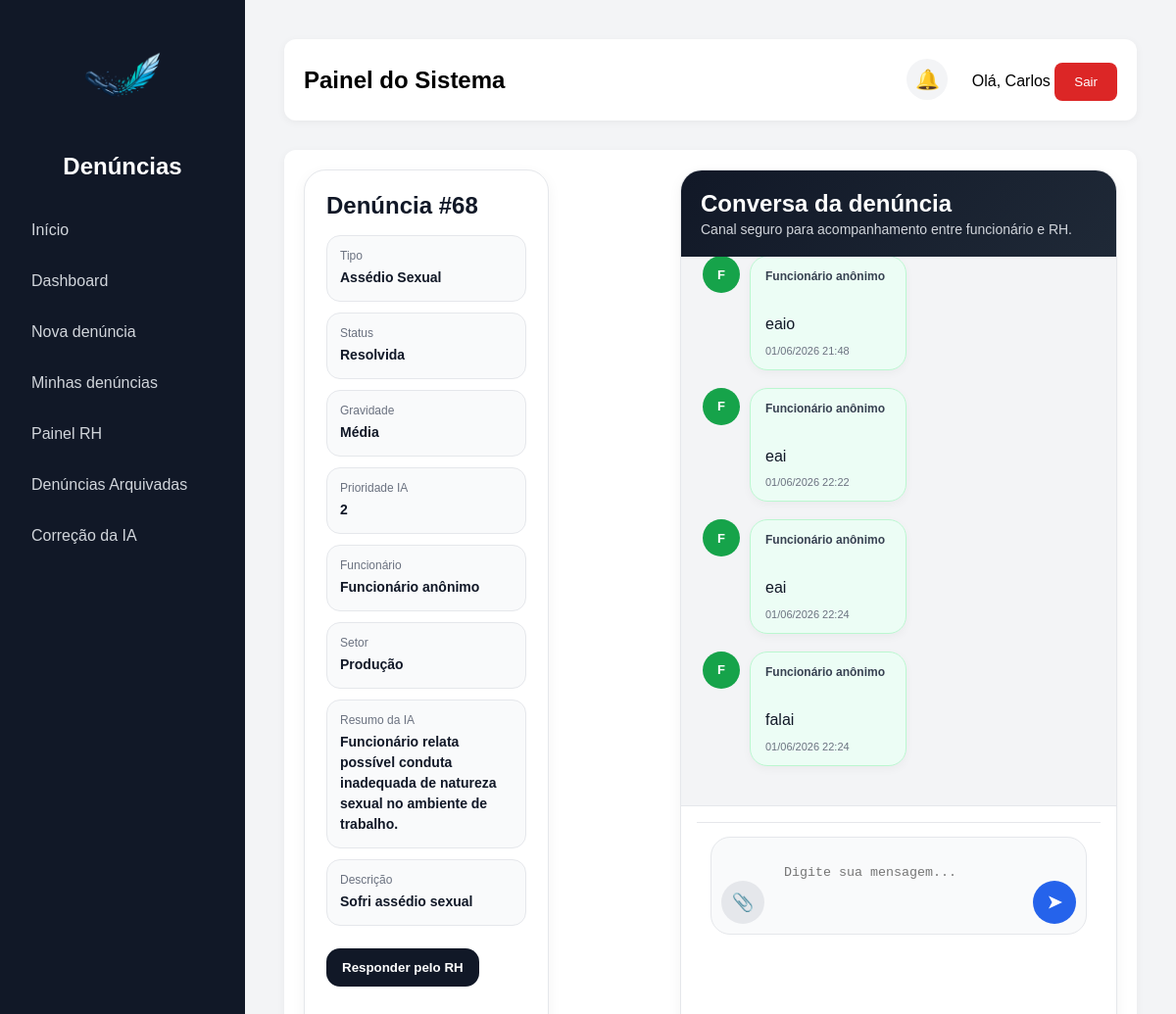
The page /chat-denuncia/68/ (signed in) on the database its author committed.
### denuncias/models.py (models this page shows, shortened)
class Denuncia(models.Model):
    TIPOS = [
    ('moral', 'Assédio Moral'),
    ('sexual', 'Assédio Sexual'),
    ('abuso', 'Abuso de Poder'),
    ('discriminacao', 'Discriminação'),
    ('ameaca', 'Ameaça'),
    ('violencia', 'Violência'),
    ('outros', 'Outros'),
    ]
    STATUS = [
        ("recebida", "Recebida"),
        ("analise", "Em análise"),
        ("resolvida", "Resolvida"),
    ]
    GRAVIDADES = [
    ('baixa', 'Baixa'),
    ('media', 'Média'),
    ('alta', 'Alta'),
    ('critica', 'Crítica'),
]
    usuario = models.ForeignKey(User, on_delete=models.SET_NULL, null=True, blank=True)
    descricao = models.TextField()
    tipo = models.CharField(max_length=20, choices=TIPOS)
    anonima = models.BooleanField(default=False)
    status = models.CharField(max_length=20, choices=STATUS, default="recebida")
    gravidade = models.CharField(
    max_length=20,
    choices=GRAVIDADES,
    default='baixa'
)
    urgente = models.BooleanField(default=False)
    prioridade_ia = models.IntegerField(default=1)
    resumo_ia = models.TextField(blank=True, null=True)
    data_criacao = models.DateTimeField(auto_now_add=True)
    arquivada = models.BooleanField(default=False)
    data_arquivamento = models.DateTimeField(null=True, blank=True)
    resposta_rh = models.TextField(blank=True, null=True)
    setor = models.ForeignKey(Setor, on_delete=models.SET_NULL, null=True, blank=True)
    exibir_setor = models.BooleanField(default=True)
    link_anexo = models.URLField(blank=True, null=True)

class Setor(models.Model):
    nome = models.CharField(max_length=100)

class MensagemChatDenuncia(models.Model):
    TIPOS_AUTOR = [
        ('funcionario', 'Funcionário'),
        ('rh', 'RH'),
        ('sistema', 'Sistema'),
    ]
    chat = models.ForeignKey(
        ChatDenuncia,
        on_delete=models.CASCADE,
        related_name='mensagens'
    )
    usuario = models.ForeignKey(
        User,
        on_delete=models.SET_NULL,
        null=True,
        blank=True
    )
    tipo_autor = models.CharField(
        max_length=20,
        choices=TIPOS_AUTOR
    )
    mensagem = models.TextField()
    criado_em = models.DateTimeField(auto_now_add=True)
    anonimo = models.BooleanField(default=False)
    link_detectado = models.URLField(blank=True, null=True)
    status_link = models.CharField(
        max_length=20,
         choices=[
            ('seguro', 'Aparentemente seguro'),
            ('suspeito', 'Suspeito'),
            ('perigoso', 'Potencialmente perigoso'),
        ],
        blank=True,
        null=True
    )
    motivo_link = models.TextField(blank=True, null=True)

### denuncias/views.py (the view, shortened to what this page needs)
# urls.py: path("chat-denuncia/<int:denuncia_id>/", chat_denuncia, name="chat_denuncia"),
@login_required
def chat_denuncia(request, denuncia_id):
    denuncia = Denuncia.objects.get(id=denuncia_id)
    eh_rh = request.user.groups.filter(name="RH").exists()
    eh_admin = request.user.groups.filter(name="Administrador").exists()
    eh_superuser = request.user.is_superuser
    eh_dono = denuncia.usuario == request.user
    if not (eh_dono or eh_rh or eh_admin or eh_superuser):
        return redirect("home")
    chat, criado = ChatDenuncia.objects.get_or_create(
        denuncia=denuncia
    )
    def retornar_chat_json():
        mensagens = chat.mensagens.all().order_by("criado_em")
        html = render_to_string(
            "denuncias/partials/chat_mensagens.html",
            {
                "mensagens": mensagens
            },
            request=request
        )
        return JsonResponse({
            "html": html
        })
    mensagens = chat.mensagens.all().order_by("criado_em")
    if request.headers.get("x-requested-with") == "XMLHttpRequest":
        return retornar_chat_json()
    return render(request, "denuncias/chat_denuncia.html", {
        "denuncia": denuncia,
        "chat": chat,
        "mensagens": mensagens,
        "eh_rh": eh_rh or eh_admin or eh_superuser,
    })

### denuncias/context_processors.py (called while the page is built, shortened)
def grupos_usuario(request):
    notificacoes = Notificacao.objects.filter(
        usuario=request.user
    ).order_by('-data_criacao')[:5]
    total_nao_lidas = Notificacao.objects.filter(
        usuario=request.user,
        lida=False
    ).count()
    return {
        'ui_rh': request.user.groups.filter(name='RH').exists(),
        'ui_admin': request.user.groups.filter(name='Administrador').exists() or request.user.is_superuser,
        'notificacoes': notificacoes,
        'total_nao_lidas': total_nao_lidas,
    }

### denuncias/templates/denuncias/chat_denuncia.html (shortened to what this page needs)
{% extends 'base.html' %}
{% block content %}
<div class="chat-page">
    <aside class="chat-sidebar">
        <h2>Denúncia #{{ denuncia.id }}</h2>
        <div class="info-mini">
            <span>Tipo</span>
            <strong>{{ denuncia.get_tipo_display }}</strong>
        </div>
        <div class="info-mini">
            <span>Status</span>
            <strong>{{ denuncia.get_status_display }}</strong>
        </div>
        <div class="info-mini">
            <span>Gravidade</span>
            <strong>{{ denuncia.get_gravidade_display }}</strong>
        </div>
        <div class="info-mini">
            <span>Prioridade IA</span>
            <strong>{{ denuncia.prioridade_ia }}</strong>
        </div>
        <div class="info-mini">
            <span>Funcionário</span>
            <strong>
                {% if denuncia.anonima %}
                Funcionário anônimo
                {% else %}
                {{ denuncia.usuario.username }}
                {% endif %}
            </strong>
        </div>
        <div class="info-mini">
            <span>Setor</span>
            <strong>
                {% if denuncia.exibir_setor %}
                {% if denuncia.setor %}
                {{ denuncia.setor.nome }}
                {% else %}
                Não informado
                {% endif %}
                {% else %}
                Ocultado
                {% endif %}
            </strong>
        </div>
        {% if denuncia.resumo_ia %}
        <div class="info-mini">
            <span>Resumo da IA</span>
            <strong>{{ denuncia.resumo_ia }}</strong>
        </div>
        {% endif %}
        <div class="info-mini">
            <span>Descrição</span>
            <strong>{{ denuncia.descricao }}</strong>
        </div>
        {% if eh_rh %}
        <button type="button" class="btn-chat btn-rh" onclick="abrirModalResposta()">
            Responder pelo RH
        </button>
        {% endif %}
    </aside>
    <section class="chat-box">
        <div class="chat-topbar">
            <h2>Conversa da denúncia</h2>
            <p>Canal seguro para acompanhamento entre funcionário e RH.</p>
        </div>
        <div class="chat-mensagens" id="chatMensagens">
            {% include 'denuncias/partials/chat_mensagens.html' %}
        </div>
        <form method="post" enctype="multipart/form-data" class="chat-form" id="chatForm">
           <div class="chat-input-area">
    <div class="chat-compose">
        <label class="chat-action-btn" title="Anexar arquivo">
            📎
        </label>
        <textarea
            name="mensagem"
            id="mensagemChat"
            placeholder="Digite sua mensagem..."
        ></textarea>
        <button type="submit" class="send-btn">
            ➤
        </button>
    </div>
</div>
        </form>
    </section>
</div>
{% endblock %}

### denuncias/templates/base.html (shortened to what this page needs)
<!DOCTYPE html>
<html lang="pt-br">
<head>
    <link rel="stylesheet"
href="https://cdnjs.cloudflare.com/ajax/libs/font-awesome/6.5.2/css/all.min.css">
</head>
<body>
    <aside>
        <div class="logo-box">
            <img src="/static/img/logo.png" alt="Logo do sistema" class="logo-sistema">
            <h2>Denúncias</h2>
        </div>
        <a href="/">Início</a>
        {% if user.is_authenticated %}
            <a href="/dashboard/">Dashboard</a>
            <a href="/denuncia/">Nova denúncia</a>
            <a href="/minhas-denuncias/">Minhas denúncias</a>
            {% if ui_rh or ui_admin %}
                <a href="/painel-rh/">Painel RH</a>
                <a href="/denuncias-arquivadas/">Denúncias Arquivadas</a>
                <a href="/feedback-ia/">Correção da IA</a>
            {% endif %}
        {% else %}
            <a href="/login/">Entrar</a>
            <a href="{% url 'password_reset' %}">
    Esqueci minha senha
</a>
        {% endif %}
    </aside>
    <main>
        <div class="topbar">
            <div>
                <h2>Painel do Sistema</h2>
            </div>
            <div>
                {% if user.is_authenticated %}
                    <div class="notification-wrapper">
                        <button type="button" class="notification-bell" onclick="toggleNotifications()">
                            🔔
                        </button>
                    </div>
                    <span>Olá, {{ user.username }}</span>
                    <form method="post" action="{% url 'logout' %}" style="display:inline;">
    <button class="logout-btn" type="submit">Sair</button>
</form>
                {% endif %}
            </div>
        </div>
        <div class="card">
            {% block content %}
            {% endblock %}
        </div>
    </main>
</body>
</html>

### denuncias/templates/denuncias/partials/chat_mensagens.html (shortened to what this page needs)
{% for m in mensagens %}
<div class="msg msg-{{ m.tipo_autor }}">
    <div class="msg-avatar">
        {% if m.tipo_autor == 'rh' %}
            RH
        {% elif m.tipo_autor == 'ia' %}
            IA
        {% elif m.tipo_autor == 'sistema' %}
            ⚙
        {% else %}
            F
        {% endif %}
    </div>
    <div class="msg-content">
        <div class="msg-autor">
            {% if m.tipo_autor == 'funcionario' %}
                {% if m.anonimo %}
                    Funcionário anônimo
                {% else %}
                    {{ m.usuario.username }}
                {% endif %}
            {% elif m.tipo_autor == 'rh' %}
                RH
            {% elif m.tipo_autor == 'ia' %}
                IA Assistente
            {% elif m.tipo_autor == 'sistema' %}
                Sistema
            {% else %}
                Usuário
            {% endif %}
        </div>
        {% if m.mensagem %}
            <div class="msg-texto">
                {{ m.mensagem }}
            </div>
        {% endif %}
        <div class="msg-data">
            {{ m.criado_em|date:"d/m/Y H:i" }}
        </div>
    </div>
</div>
{% empty %}
<p class="chat-empty">
    Nenhuma mensagem ainda.
</p>
{% endfor %}

### denuncias/templates/base.html (style rules this page uses)
* { margin: 0; padding: 0; box-sizing: border-box; }
body { font-family: Arial, sans-serif; background: #f3f4f6; display: flex; }
aside { width: 250px; background: #111827; min-height: 100vh; padding: 20px; }
.logo-box { text-align: center; margin-bottom: 30px; }
.logo-sistema { max-width: 120px; max-height: 120px; object-fit: contain; margin-bottom: 12px; }
aside h2 { color: white; }
aside a { display: block; color: #d1d5db; text-decoration: none; padding: 12px; border-radius: 8px; margin-bottom: 10px; transition: 0.3s; }
main { flex: 1; padding: 40px; }
.topbar { background: white; padding: 20px; border-radius: 12px; margin-bottom: 30px; display: flex; justify-content: space-between; align-items: center; box-shadow: 0 2px 8px rgba(0, 0, 0, 0.05); }
.card { background: white; padding: 20px; border-radius: 12px; box-shadow: 0 2px 8px rgba(0, 0, 0, 0.05); }
input, textarea, select { width: 100%; padding: 12px; border: 1px solid #d1d5db; border-radius: 8px; margin-top: 8px; margin-bottom: 20px; }
button { background: #2563eb; color: white; border: none; padding: 12px 20px; border-radius: 8px; cursor: pointer; }
.logout-btn { background: #dc2626; }
.notification-wrapper { position: relative; display: inline-block; margin-right: 20px; }
.notification-bell { background: #f3f4f6; color: #111827; border: none; border-radius: 50%; width: 42px; height: 42px; cursor: pointer; display: flex; align-items: center; justify-content: center; font-size: 20px; position: relative; }

### denuncias/templates/denuncias/chat_denuncia.html (style rules this page uses)
.chat-page { display: grid; grid-template-columns: 360px 1fr; gap: 24px; }
.chat-sidebar { background: #ffffff; border: 1px solid #e5e7eb; border-radius: 22px; padding: 22px; box-shadow: 0 4px 14px rgba(0, 0, 0, 0.05); }
.chat-sidebar h2 { color: #111827; margin-bottom: 16px; }
.info-mini { background: #f9fafb; border: 1px solid #e5e7eb; border-radius: 14px; padding: 13px; margin-bottom: 11px; }
.info-mini span { display: block; color: #6b7280; font-size: 12px; margin-bottom: 5px; }
.info-mini strong { color: #111827; font-size: 14px; line-height: 1.5; }
.chat-box { background: #ffffff; border-radius: 22px; border: 1px solid #e5e7eb; overflow: hidden; box-shadow: 0 4px 14px rgba(0, 0, 0, 0.05); }
.chat-topbar { padding: 20px; background: linear-gradient(135deg, #111827, #1f2937); color: white; }
.chat-topbar h2 { margin-bottom: 4px; }
.chat-topbar p { color: #d1d5db; font-size: 14px; }
.chat-mensagens { height: 560px; overflow-y: auto; background: #f3f4f6; padding: 22px; }
.msg { display: flex; gap: 10px; margin-bottom: 18px; max-width: 82%; }
.msg-avatar { width: 38px; height: 38px; border-radius: 999px; background: #111827; color: white; display: flex; align-items: center; justify-content: center; font-size: 13px; font-weight: 800; flex-shrink: 0; }
.msg-funcionario .msg-avatar { background: #16a34a; }
.msg-content { background: white; border: 1px solid #e5e7eb; padding: 13px 15px; border-radius: 18px; box-shadow: 0 3px 10px rgba(0, 0, 0, 0.04); min-width: 160px; }
.msg-funcionario .msg-content { background: #ecfdf5; border-color: #bbf7d0; }
.msg-autor { font-size: 12px; font-weight: 800; color: #374151; margin-bottom: 5px; }
.msg-texto { color: #111827; line-height: 1.55; white-space: pre-line; word-break: normal; overflow-wrap: break-word; }
.msg-data { margin-top: 8px; font-size: 11px; color: #6b7280; }
.chat-form { padding: 16px; background: white; border-top: 1px solid #e5e7eb; }
.btn-chat { background: #2563eb; color: white; border: none; border-radius: 14px; padding: 12px 16px; font-weight: 700; cursor: pointer; text-decoration: none; display: inline-block; }
.btn-rh { background: #111827; margin-top: 12px; }
.chat-input-area { background: #ffffff; border-top: 1px solid #e5e7eb; padding: 14px; }
.chat-compose { display: flex; align-items: flex-end; gap: 10px; background: #f9fafb; border: 1px solid #e5e7eb; border-radius: 20px; padding: 10px; }
.chat-compose textarea { flex: 1; min-height: 44px; max-height: 130px; border: none; background: transparent; resize: none; outline: none; padding: 10px; }
.chat-action-btn { width: 44px; height: 44px; border: none; border-radius: 999px; background: #e5e7eb; color: #374151; display: flex; align-items: center; justify-content: center; cursor: pointer; font-weight: 800; font-size: 18px; }
.send-btn { width: 44px; height: 44px; border: none; border-radius: 999px; background: #2563eb; color: white; cursor: pointer; font-size: 18px; font-weight: 800; display: flex; align-items: center; justify-content: center; }

### rows shown on the page
Denuncia: id "68", tipo "Assédio Sexual", status "Resolvida", gravidade "Média", prioridade_ia "2", setor.nome "Produção", resumo_ia "Funcionário relata possível conduta inadequada de natureza sexual no ambiente de trabalho.", descricao "Sofri assédio sexual"
MensagemChatDenuncia: tipo_autor "F", mensagem "eaio", criado_em "01/06/2026 21:48"
MensagemChatDenuncia: tipo_autor "F", mensagem "eai", criado_em "01/06/2026 22:22"
MensagemChatDenuncia: tipo_autor "F", mensagem "eai", criado_em "01/06/2026 22:24"
MensagemChatDenuncia: tipo_autor "F", mensagem "falai", criado_em "01/06/2026 22:24"

### other values the page prints
{{ user.username }} "Carlos"
